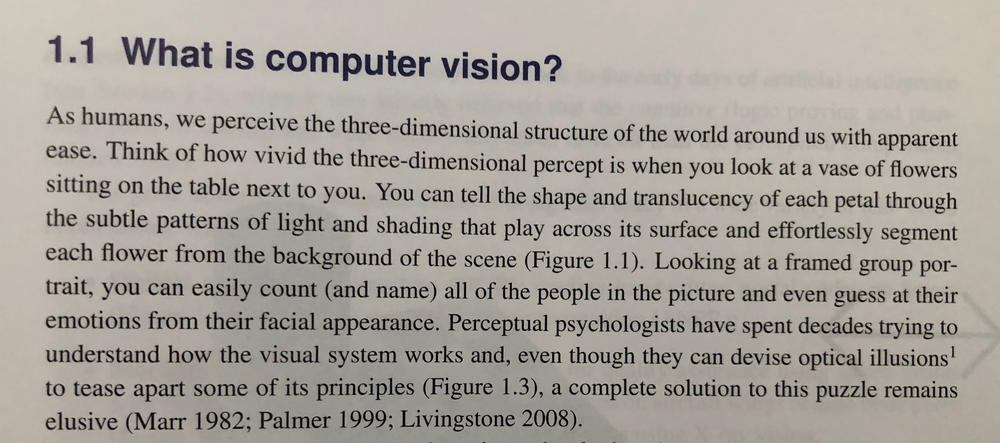
#> input picture test.png, 1000 x 443 px, shrunk from 2639 x 1169 before the run
$ python -i primjerTesseract.py   (imports and definitions only)
#> lines starting #> are read from the running program, lines starting #| are printed output that depends on the picture; after the words box and inside, x2 and y2 are one past the last pixel; in counts of white or black regions, pixels touching at a corner belong together
import cv2
import pytesseract as p
from matplotlib import pyplot as plt
image_file = "test.png"
# [1 line not run here, left out]

def prikazi(im_path):
    dpi = 80
    slika = plt.imread(im_path)
    visina,sirina = slika.shape[:2]
    figsize = sirina / float(dpi), visina / float(dpi)
    fig = plt.figure(figsize=[6.8,4.8])
    ax = fig.add_axes([0, 0, 1, 1])
    ax.axis('off')
    ax.imshow(slika, cmap='gray')
    plt.show()

# [1 line that did not run here, left out]
# [1 line not run here, left out]
# [1 line that did not run here, left out]
# [3 lines not run here, left out]
def grayscale(image):
    return cv2.cvtColor(image, cv2.COLOR_BGR2GRAY)
# [1 line that did not run here, left out]
# [1 line not run here, left out]
# [1 line that did not run here, left out]
# [3 lines not run here, left out]
#binarizacija
# [1 line that did not run here, left out]
# [1 line not run here, left out]
# [1 line that did not run here, left out]
# [3 lines not run here, left out]
def ukloniSum(image):
    import numpy as np
    kernel = np.ones((1, 1), np.uint8)
    image = cv2.dilate(image, kernel, iterations=1)
    kernel = np.ones((1, 1), np.uint8)
    image = cv2.erode(image, kernel, iterations=1)
    image = cv2.morphologyEx(image, cv2.MORPH_CLOSE, kernel)
    image = cv2.medianBlur(image, 3)
    return (image)

# [1 line that did not run here, left out]
# [1 line not run here, left out]
# [1 line that did not run here, left out]
# [3 lines not run here, left out]
def tankifont(image):
    import numpy as np
    image = cv2.bitwise_not(image)
    kernel = np.ones((2,2),np.uint8)
    image = cv2.erode(image, kernel, iterations=1)
    image = cv2.bitwise_not(image)
    return (image)
# [1 line that did not run here, left out]
# [1 line not run here, left out]
# [1 line that did not run here, left out]
# [3 lines not run here, left out]
def debelifont(image):
    import numpy as np
    image = cv2.bitwise_not(image)
    kernel = np.ones((2,2),np.uint8)
    image = cv2.dilate(image, kernel, iterations=1)
    image = cv2.bitwise_not(image)
    return (image)
# [1 line that did not run here, left out]
# [1 line not run here, left out]
# [1 line that did not run here, left out]
# [3 lines not run here, left out]
#https://becominghuman.ai/how-to-automatically-deskew-straighten-a-text-image-using-opencv-a0c30aed83df
import numpy as np
# [1 line not run here, left out]
#display("data/page_01_rotated.JPG")
def dajKosiUgao(cvImage) -> float:
    # Pripremite sliku, kopirajte, pretvorite u sivu skalu, zamućenje i prag
    novaSlika = cvImage.copy()
    gray = cv2.cvtColor(novaSlika, cv2.COLOR_BGR2GRAY)
    blur = cv2.GaussianBlur(gray, (9, 9), 0)
    thresh = cv2.threshold(blur, 0, 255, cv2.THRESH_BINARY_INV + cv2.THRESH_OTSU)[1]


    # Primijenite dilate da spojite tekst u smislene redove/pasuse..
    # Ali koristite manje jezgro na Y osi za razdvajanje između različitih blokova teksta
    kernel = cv2.getStructuringElement(cv2.MORPH_RECT, (30, 5))
    dilate = cv2.dilate(thresh, kernel, iterations=2)

    # Pronađite sve konture
    contours, hierarchy = cv2.findContours(dilate, cv2.RETR_LIST, cv2.CHAIN_APPROX_SIMPLE)
    contours = sorted(contours, key = cv2.contourArea, reverse = True)
    for c in contours:
        rect = cv2.boundingRect(c)
        x,y,w,h = rect
        cv2.rectangle(novaSlika,(x,y),(y+w,x+h),(0,255,0),2)

    # Pronađite najveću konturu i okruženje u kutiji za minimalnu površinu
    largestContour = contours[0]
    print (len(contours))
    minAreaRect = cv2.minAreaRect(largestContour)
    cv2.imwrite("boxes.jpg", novaSlika)
    # Odredite ugao. Pretvorite ga u vrijednost koja je izvorno korištena za dobivanje iskrivljene slike
    ugao = minAreaRect[-1]
    if ugao < -45:
        ugao = 90 + ugao
    return -1.0 * ugao
#Rotirajte sliku oko njenog centra
def rotirajSliku(cvImage, ugao: float):
    novaSlika = cvImage.copy()
    (h, w) = novaSlika.shape[:2]
    centar = (w // 2, h // 2)
    M = cv2.getRotationMatrix2D(centar, ugao, 1.0)
    novaSlika = cv2.warpAffine(novaSlika, M, (w,h), flags=cv2.INTER_CUBIC, borderMode=cv2.BORDER_REPLICATE)
    return novaSlika

def ispravi(cvImage):
        ugao = dajKosiUgao(cvImage)
        return rotirajSliku(cvImage, -1.0 * ugao)

# [1 line that did not run here, left out]
# [1 line not run here, left out]
#prikazi("rotated_fixed.jpg")

>>> import cv2
>>> picture = cv2.imread('test.png')
#> picture is the input picture: shape (443, 1000, 3); mean B, G, R 152.7, 160.6, 165.6
>>> result = ispravi(picture)
#> in dajKosiUgao, `blur = cv2.GaussianBlur(gray, (9, 9), 0)`:
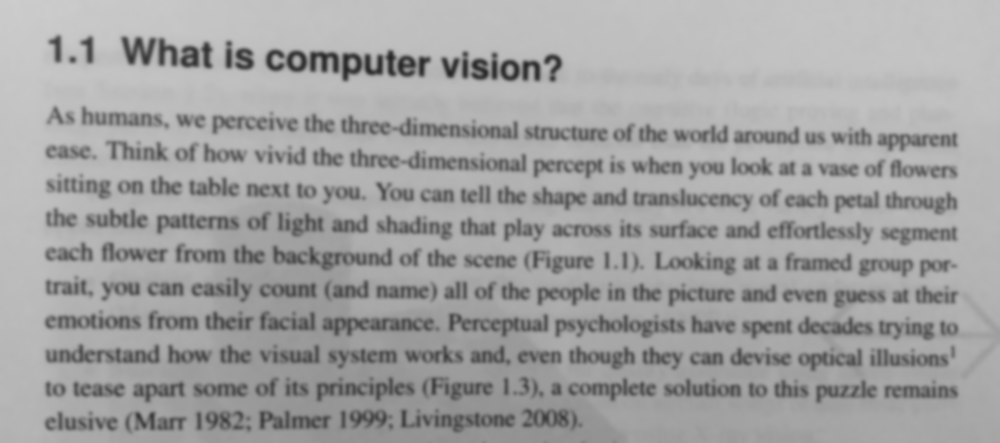
#> blur: shape (443, 1000); min 38, max 204, mean 161.2
#> in dajKosiUgao, `thresh = cv2.threshold(blur, 0, 255, cv2.THRESH_BINARY_INV + cv2.THRES..`:
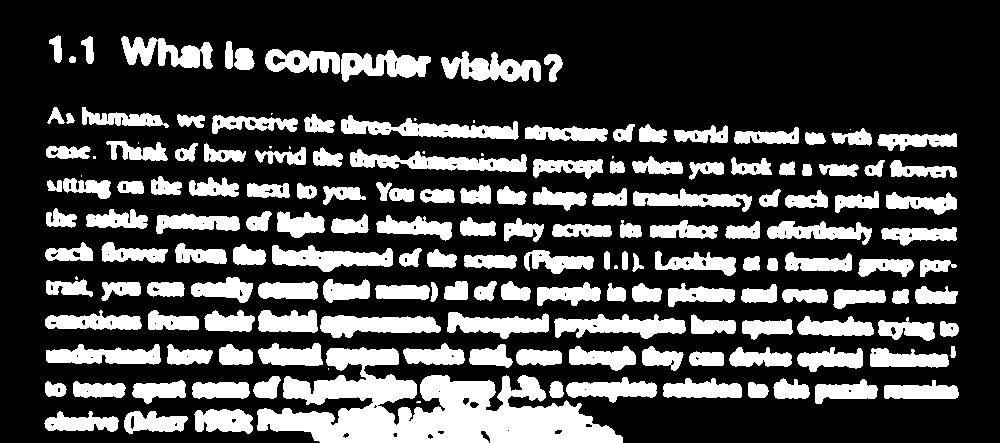
#> thresh: shape (443, 1000); 27.4% white; 173 white regions (16 under 20 px), largest, box (x1, y1, x2, y2) and area: (257, 347, 623, 443) 17615, (341, 115, 519, 140) 2145, (350, 149, 527, 172) 2090
#> in dajKosiUgao, `dilate = cv2.dilate(thresh, kernel, iterations=2)`:
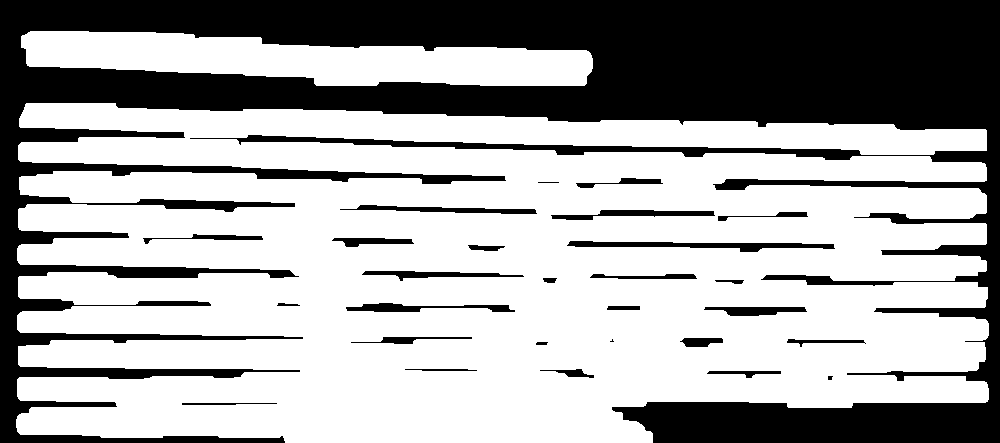
#> dilate: shape (443, 1000); 64.9% white; 28 black regions (2 under 20 px)
#> in dajKosiUgao, `contours, hierarchy = cv2.findContours(dilate, cv2.RETR_LIST, cv2.CHAI..`: contours = 30 contours, 2 with area under 20; largest, box (x1, y1, x2, y2) and area: (16, 103, 989, 443) 270454, (21, 31, 593, 86) 20264, (566, 240, 836, 253) 1658, (339, 204, 538, 215) 1033, (550, 209, 716, 221) 995
#> the loop in dajKosiUgao, `for c in contours:` made 30 passes
#> (x, y, w, h) on passes 1 to 12: (16, 103, 973, 340), (21, 31, 572, 55), (566, 240, 270, 13), (339, 204, 199, 11), (550, 209, 166, 12), (345, 302, 171, 11), (361, 270, 164, 12), (703, 306, 105, 11), (331, 237, 84, 11), (142, 233, 122, 12), (350, 336, 123, 9), (589, 273, 109, 7)
#> (c, x, y, w, h) on pass 30: ([[864, 343], [865, 342], [866, 343], [865, 344]], 864, 342, 3, 3)
#> after the loop in dajKosiUgao, `for c in contours:`:
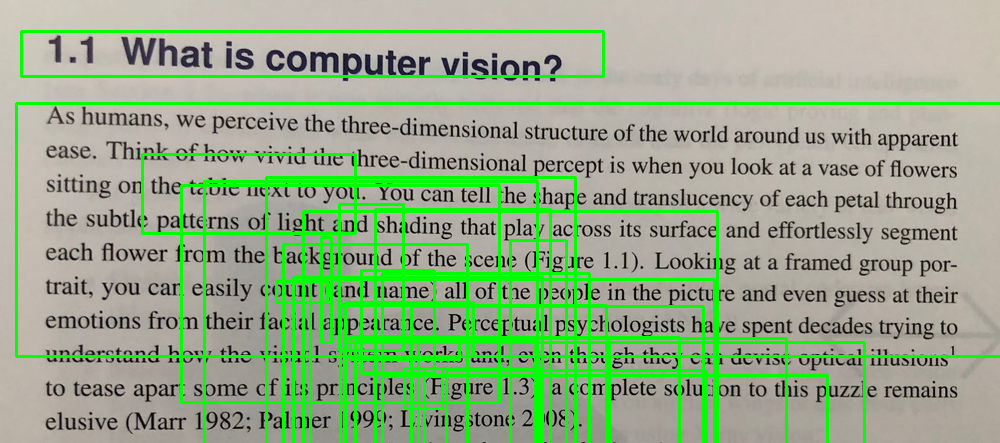
#> novaSlika: shape (443, 1000, 3); 10.78% of pixels changed, all inside (x1, y1, x2, y2) = (15, 30, 1000, 443)
#> in dajKosiUgao, `largestContour = contours[0]`: largestContour = contour of 778 points, box (x1, y1, x2, y2) (16, 103, 989, 443), area 270454
#| 30
#> in dajKosiUgao, `minAreaRect = cv2.minAreaRect(largestContour)`: minAreaRect = ((502.8, 280.7), (334.3, 976.5), -88.45)
#> in dajKosiUgao, `ugao = minAreaRect[-1]`: ugao = -88.45
#> in dajKosiUgao, `ugao = 90 + ugao`: ugao = 1.55
#> in ispravi, `ugao = dajKosiUgao(cvImage)`: ugao = -1.55
#> in rotirajSliku, `M = cv2.getRotationMatrix2D(centar, ugao, 1.0)`: M = [[1, 0.027, -5.78], [-0.027, 1, 13.57]]
#> in rotirajSliku, `novaSlika = cv2.warpAffine(novaSlika, M, (w,h), flags=cv2.INTER_CUBIC,..`:
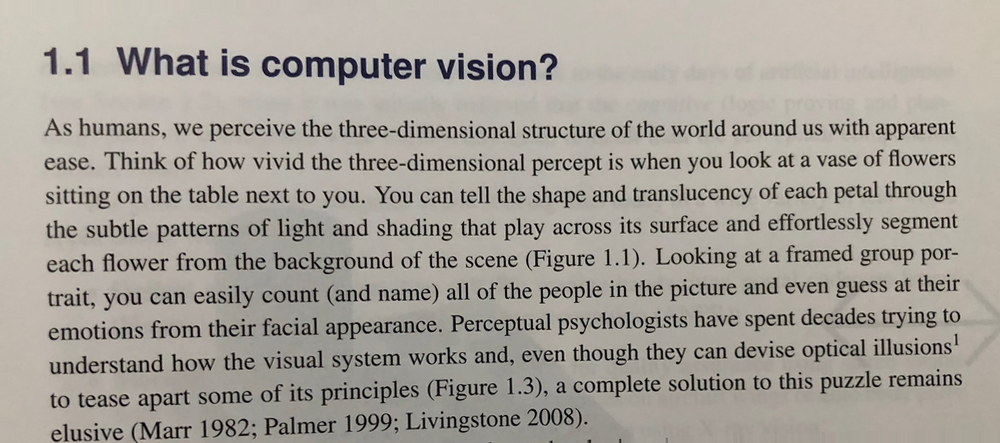
#> novaSlika: shape (443, 1000, 3); mean B, G, R 152.7, 160.6, 165.6
